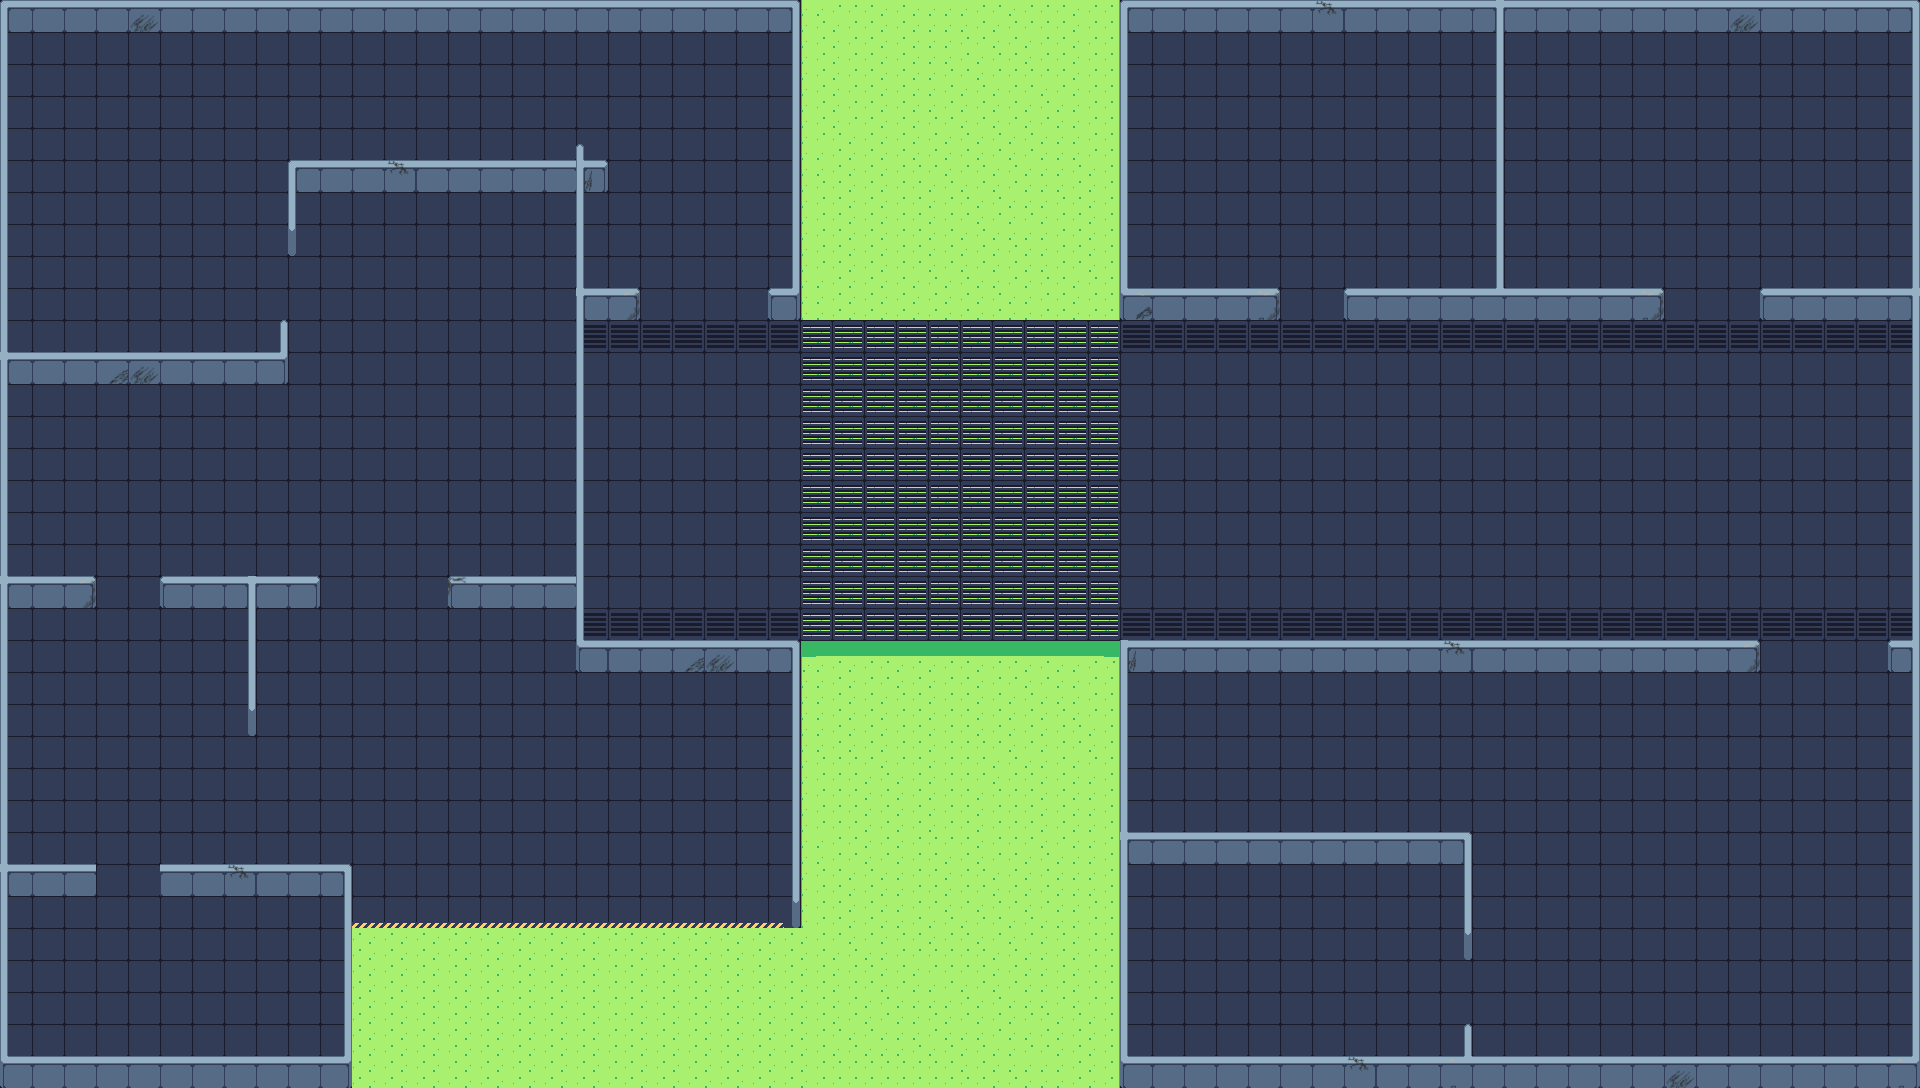

A 2D game scene composited from a Tiled map and its tileset images. What follows is a short description and the map's XML, with each tile layer's data collapsed to a summary:
An orthogonal 120x68 tile map with 16x16 px tiles, 2 tile layers (1Floor, 2Block) and 34 objects.

<map version="1.8" tiledversion="1.8.2" orientation="orthogonal" renderorder="right-down" width="120" height="68" tilewidth="16" tileheight="16" infinite="0" nextlayerid="6" nextobjectid="56">
 <tileset firstgid="1" source="map1.tsx" />
 <layer id="1" name="1Floor" width="120" height="68">
  <data>[8160 cells, 8160 non-empty, 29 distinct tile ids]</data>
 </layer>
 <layer id="3" name="2Block" width="120" height="68">
  <data>[8160 cells, 1045 non-empty, 102 distinct tile ids]</data>
 </layer>
 <objectgroup id="4" name="Col1">
  <object id="1" x="791.333" y="5" width="337.849" height="307.75" />
  <object id="10" x="1345.33" y="292" width="318.667" height="21.5758" />
  <object id="12" x="1760.5" y="291.909" width="159" height="21" />
  <object id="13" x="1912" y="1" width="6.66667" height="1083.3" />
  <object id="14" x="1119.33" y="4.33333" width="800.667" height="20.1667" />
  <object id="15" x="1495.33" y="18.75" width="9" height="275.333" />
  <object id="17" x="1117" y="1059.5" width="802" height="27.5" />
  <object id="18" x="1888.75" y="644.333" width="26.5833" height="20.9167" />
  <object id="20" x="791.667" y="634" width="336.833" height="453" />
  <object id="23" x="345.333" y="917.334" width="454.667" height="169.999" />
  <object id="24" x="2" y="1059" width="350" height="18.6667" />
  <object id="25" x="-0.5" y="0.5" width="7.41667" height="1066.17" />
  <object id="28" x="-0.666667" y="1.33333" width="800.667" height="23.6667" />
  <object id="29" x="2" y="356.167" width="284.5" height="19.6667" />
  <object id="30" x="769" y="291.667" width="46" height="21" />
  <object id="31" x="1128" y="292.091" width="150" height="20.5455" />
  <object id="32" x="1125.83" y="643.333" width="631.167" height="21.6667" />
  <object id="33" x="576" y="643" width="225" height="21.3333" />
  <object id="36" x="577.333" y="290.667" width="60" height="21.3333" />
  <object id="37" x="576" y="144.167" width="8.33333" height="514.5" />
  <object id="38" x="290.667" y="163.333" width="316.334" height="20.6667" />
  <object id="40" x="289" y="163.667" width="6" height="87" />
  <object id="42" x="280" y="324" width="6" height="51" />
  <object id="43" x="4" y="580" width="90" height="20" />
  <object id="45" x="164" y="579.25" width="154" height="22.5" />
  <object id="46" x="248" y="580" width="7.5" height="153.5" />
  <object id="47" x="449" y="579.667" width="129" height="21.3333" />
  <object id="48" x="152" y="867.727" width="199" height="20.9091" />
  <object id="49" x="3" y="867.818" width="101" height="20.2727" />
  <object id="50" x="344" y="869.333" width="8.66667" height="200" />
  <object id="52" x="1125.25" y="836.5" width="344.75" height="19.25" />
  <object id="53" x="1464" y="837" width="7.5" height="120.25" />
  <object id="54" x="1464" y="1024" width="7" height="41" />
 </objectgroup>
 <objectgroup id="5" name="Col2">
  <object id="35" x="96.4167" y="867.701" width="64.5" height="20.8409">
   <properties>
    <property name="CentX" type="float" value="129" />
    <property name="CentY" type="float" value="879" />
   </properties>
  </object>
 </objectgroup>
</map>
